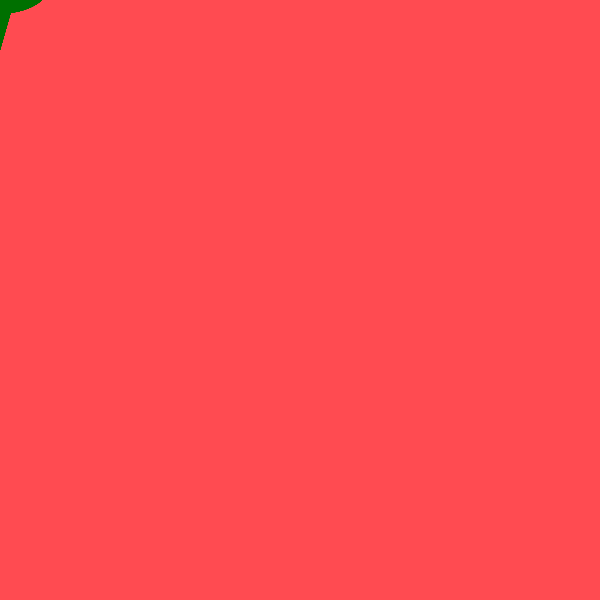
Frame 1 (no input)
Frame 60 (the mouse pressed at the canvas centre just before this capture): identical to frame 1, image omitted
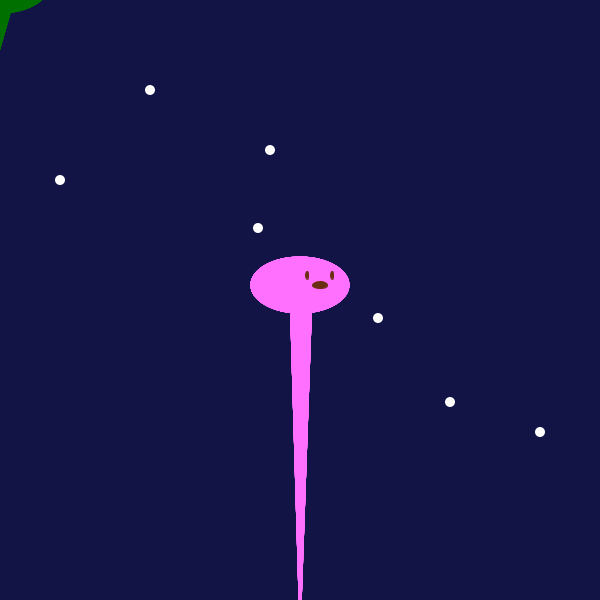
Frame 120 (the mouse held since frame 60 and released just before this capture)

The Processing sketch that drew these frames (run headless with seeded random() and noise(); from frame 60 on, the mouse is pressed at the canvas centre):

// Processing sketch: processing_119959
// ── processing_119959.pde

int x,y;
int[] xx=new int[100];
int[] yy=new int[100];

void setup() {
  size(600, 600);
}


void draw(){
  background(255,75,81);
  if (mousePressed){
    background(19,20,70);
    pushMatrix();
    //star
    noStroke();
    fill(255,255,255);
    ellipse(60,180,10,10);
    ellipse(150,90,10,10);
    ellipse(270,150,10,10);
    ellipse(258,228,10,10);
    ellipse(378,318,10,10);
    ellipse(450,402,10,10);
    ellipse(540,432,10,10);
    
    popMatrix();
  }
  
  for(int i=99; i>0; i--){
    xx[i] = xx[i-1];
    yy[i] = yy[i-1];
  }
  
  xx[0] = mouseX ;
  yy[0] = mouseY ;
  
  for(int i=90; i>=0; i=i-5){
    chara(xx[i],yy[i]);
  }
}

 
void chara(int a,int b){
  
 pushMatrix() ; 
  translate(a-50,b-50);

 // face
  noStroke();
  //stroke(255, 112, 3);
  fill(a, 112, b);
  ellipse(49.9, 35, 99, 57);

  // body
  noStroke();
  triangle(40, 58, 62, 58, 50, 100+b);
  

  //nose
  stroke(106, 47, 17);
  fill(106, 47, 17);
  ellipse(70, 35, 15, 7);

  //eyes
  ellipse(57, 25,3, 8);
  ellipse(82, 25,3,8);
popMatrix() ;
}
